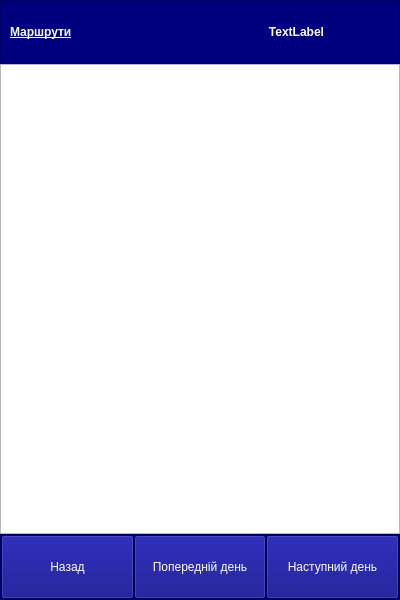
<?xml version="1.0" encoding="UTF-8"?>
<ui version="4.0">
 <class>ShowRoute</class>
 <widget class="QWidget" name="ShowRoute">
  <property name="geometry">
   <rect>
    <x>0</x>
    <y>0</y>
    <width>400</width>
    <height>600</height>
   </rect>
  </property>
  <property name="windowTitle">
   <string>Form</string>
  </property>
  <layout class="QVBoxLayout" name="verticalLayout">
   <property name="spacing">
    <number>0</number>
   </property>
   <property name="leftMargin">
    <number>0</number>
   </property>
   <property name="topMargin">
    <number>0</number>
   </property>
   <property name="rightMargin">
    <number>0</number>
   </property>
   <property name="bottomMargin">
    <number>0</number>
   </property>
   <item>
    <widget class="QFrame" name="top_frame">
     <property name="sizePolicy">
      <sizepolicy hsizetype="Preferred" vsizetype="Preferred">
       <horstretch>0</horstretch>
       <verstretch>10</verstretch>
      </sizepolicy>
     </property>
     <property name="minimumSize">
      <size>
       <width>0</width>
       <height>64</height>
      </size>
     </property>
     <property name="styleSheet">
      <string notr="true">background-color: rgb(0, 0, 127);</string>
     </property>
     <property name="frameShape">
      <enum>QFrame::StyledPanel</enum>
     </property>
     <property name="frameShadow">
      <enum>QFrame::Raised</enum>
     </property>
     <layout class="QHBoxLayout" name="horizontalLayout_2">
      <item>
       <widget class="QLabel" name="label">
        <property name="font">
         <font>
          <weight>75</weight>
          <bold>true</bold>
          <underline>true</underline>
         </font>
        </property>
        <property name="styleSheet">
         <string notr="true">color: rgb(255, 255, 255);</string>
        </property>
        <property name="text">
         <string>Маршрути</string>
        </property>
       </widget>
      </item>
      <item>
       <widget class="QLabel" name="txtLabel">
        <property name="sizePolicy">
         <sizepolicy hsizetype="Preferred" vsizetype="Fixed">
          <horstretch>0</horstretch>
          <verstretch>0</verstretch>
         </sizepolicy>
        </property>
        <property name="font">
         <font>
          <weight>75</weight>
          <bold>true</bold>
         </font>
        </property>
        <property name="styleSheet">
         <string notr="true">color: rgb(255, 255, 255);</string>
        </property>
        <property name="text">
         <string>TextLabel</string>
        </property>
        <property name="alignment">
         <set>Qt::AlignCenter</set>
        </property>
       </widget>
      </item>
     </layout>
    </widget>
   </item>
   <item>
    <widget class="QListWidget" name="routesList">
     <property name="sizePolicy">
      <sizepolicy hsizetype="Expanding" vsizetype="Expanding">
       <horstretch>0</horstretch>
       <verstretch>75</verstretch>
      </sizepolicy>
     </property>
    </widget>
   </item>
   <item>
    <widget class="QFrame" name="bottom_frame">
     <property name="sizePolicy">
      <sizepolicy hsizetype="Preferred" vsizetype="Preferred">
       <horstretch>0</horstretch>
       <verstretch>10</verstretch>
      </sizepolicy>
     </property>
     <property name="styleSheet">
      <string notr="true">background-color: rgb(0, 0, 127);</string>
     </property>
     <property name="frameShape">
      <enum>QFrame::StyledPanel</enum>
     </property>
     <property name="frameShadow">
      <enum>QFrame::Raised</enum>
     </property>
     <layout class="QHBoxLayout" name="horizontalLayout">
      <property name="spacing">
       <number>0</number>
      </property>
      <property name="leftMargin">
       <number>0</number>
      </property>
      <property name="topMargin">
       <number>0</number>
      </property>
      <property name="rightMargin">
       <number>0</number>
      </property>
      <property name="bottomMargin">
       <number>0</number>
      </property>
      <item>
       <widget class="QToolButton" name="backButton">
        <property name="sizePolicy">
         <sizepolicy hsizetype="Preferred" vsizetype="Preferred">
          <horstretch>0</horstretch>
          <verstretch>0</verstretch>
         </sizepolicy>
        </property>
        <property name="styleSheet">
         <string notr="true">background-color: rgb(0, 0, 127);
color: rgb(255, 255, 255);</string>
        </property>
        <property name="text">
         <string>Назад</string>
        </property>
       </widget>
      </item>
      <item>
       <widget class="QToolButton" name="prevDayBtn">
        <property name="sizePolicy">
         <sizepolicy hsizetype="Minimum" vsizetype="Preferred">
          <horstretch>0</horstretch>
          <verstretch>0</verstretch>
         </sizepolicy>
        </property>
        <property name="minimumSize">
         <size>
          <width>0</width>
          <height>64</height>
         </size>
        </property>
        <property name="styleSheet">
         <string notr="true">background-color: rgb(0, 0, 127);
color: rgb(255, 255, 255);
</string>
        </property>
        <property name="text">
         <string>Попередній день</string>
        </property>
       </widget>
      </item>
      <item>
       <widget class="QToolButton" name="newxDayBtn">
        <property name="sizePolicy">
         <sizepolicy hsizetype="Minimum" vsizetype="Preferred">
          <horstretch>0</horstretch>
          <verstretch>0</verstretch>
         </sizepolicy>
        </property>
        <property name="minimumSize">
         <size>
          <width>0</width>
          <height>64</height>
         </size>
        </property>
        <property name="styleSheet">
         <string notr="true">background-color: rgb(0, 0, 127);
color: rgb(255, 255, 255);
</string>
        </property>
        <property name="text">
         <string>Наступний день</string>
        </property>
       </widget>
      </item>
     </layout>
    </widget>
   </item>
  </layout>
 </widget>
 <resources/>
 <connections/>
</ui>
